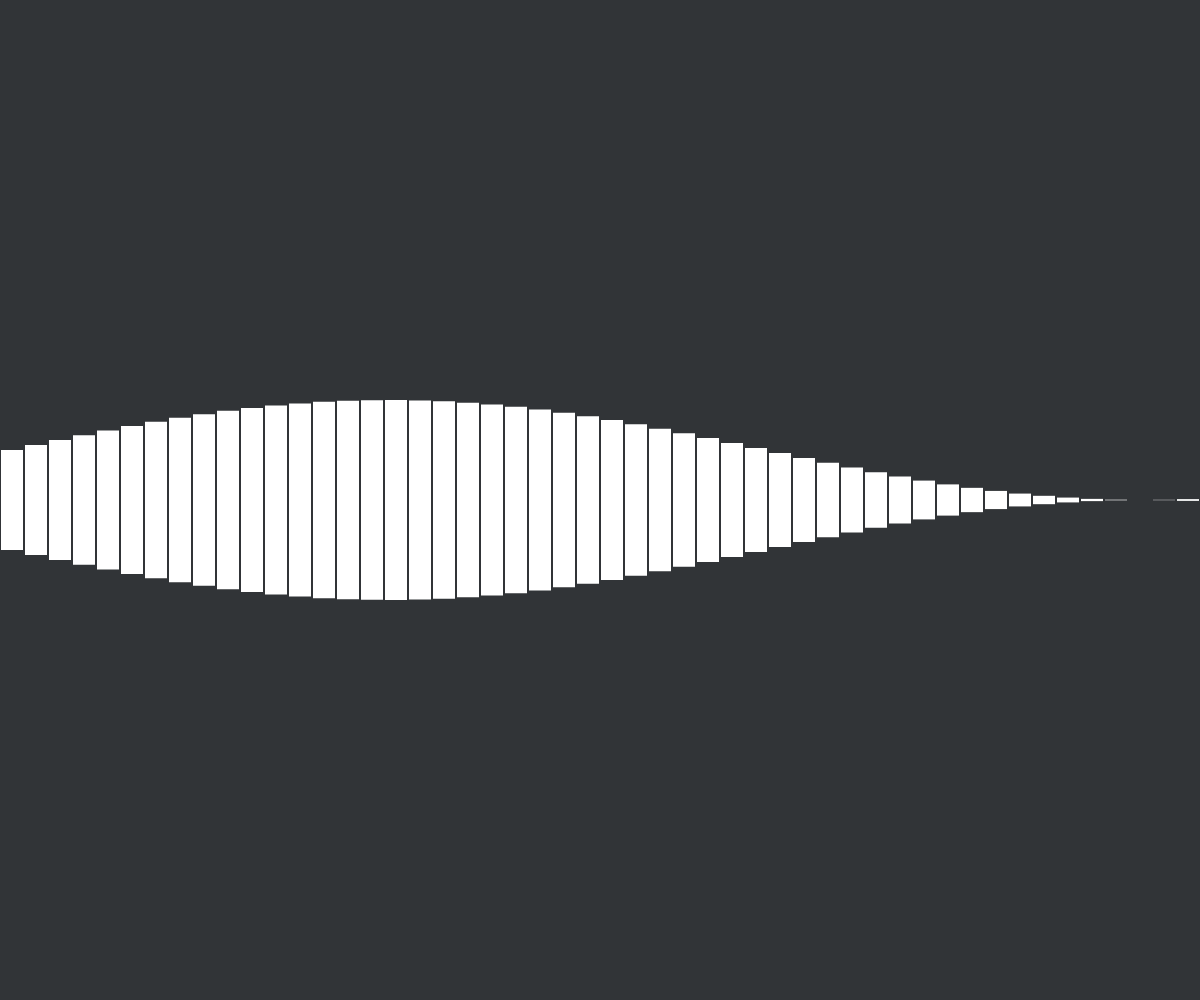
Frame 1 (no input)
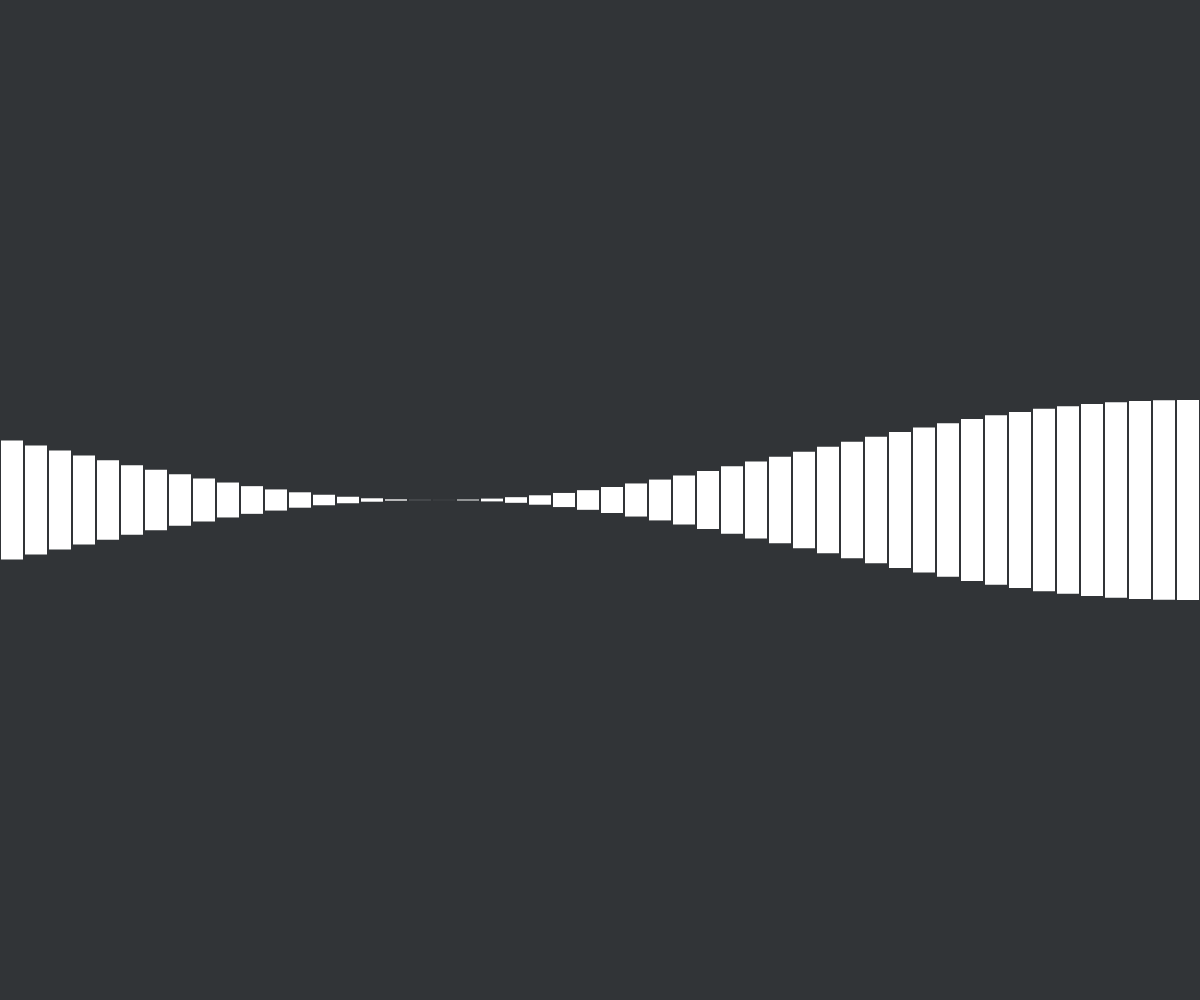
Frame 60 (no input)
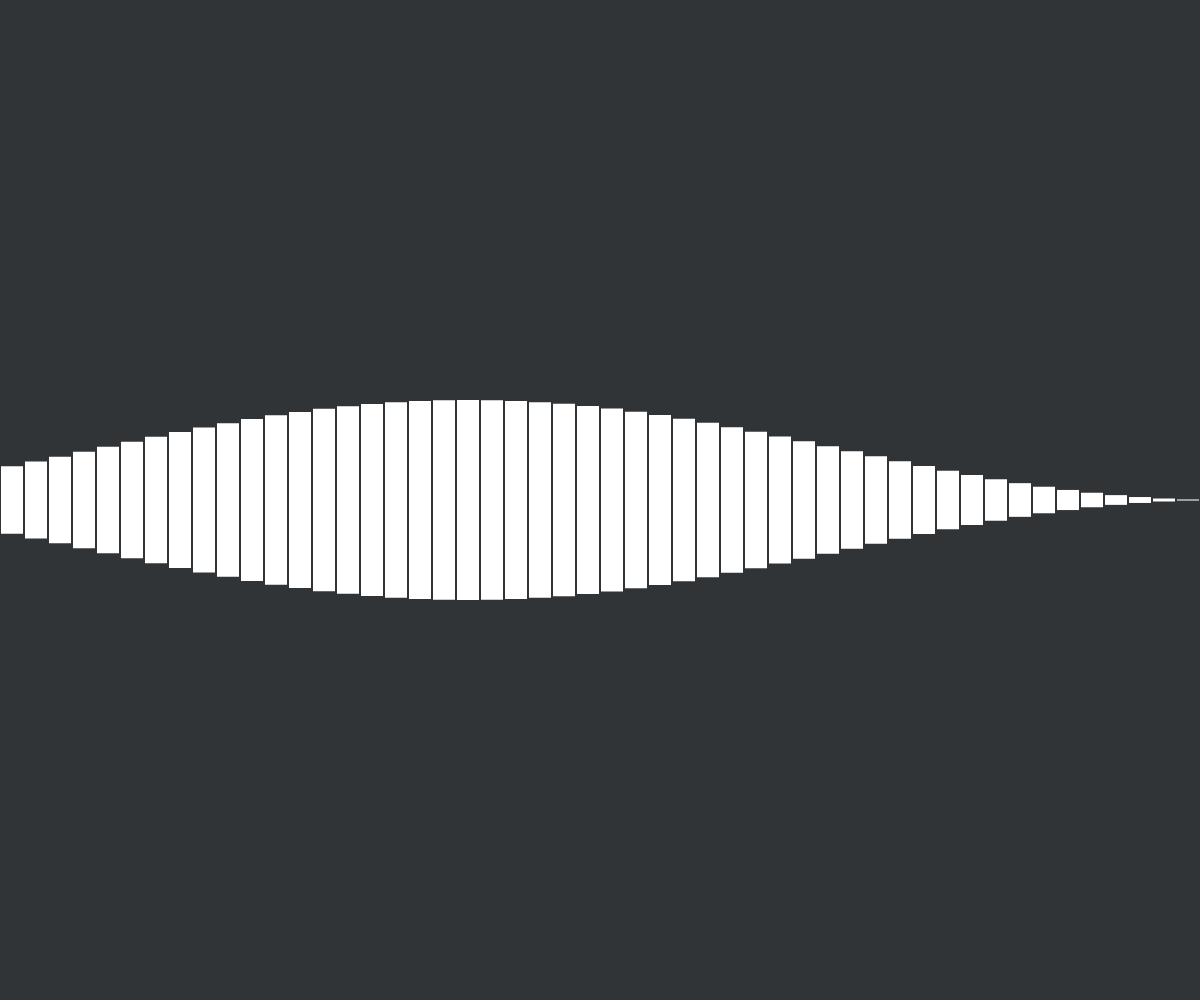
Frame 120 (the mouse pressed at the canvas centre since frame 60)

The p5.js sketch that drew these frames (run headless with seeded random() and noise() and a simulated clock; from frame 60 on, the mouse is pressed at the canvas centre):

// p5.js sketch
// ── sketch.js
// coding challenge 86 : cube waves by bees and bombs

let angle = 0;
let w = 24;

function setup() {
  createCanvas(windowWidth, windowHeight);
}

function draw() {
  background('#313437');
  translate(width / 2, height / 2);
  rectMode(CENTER);
  fill(255);
  noStroke();
  // simple harmonic motion on the height
	let offset = 0;
  for (let x = 0; x <= width; x += w) {
		let a = angle + offset;
    let h = map(sin(a), -1, 1, 0, 200);
    rect(x - (width / 2 - w / 2), 0, w-2, h);
		offset += 0.1;
  }
	angle += 0.05;
}
